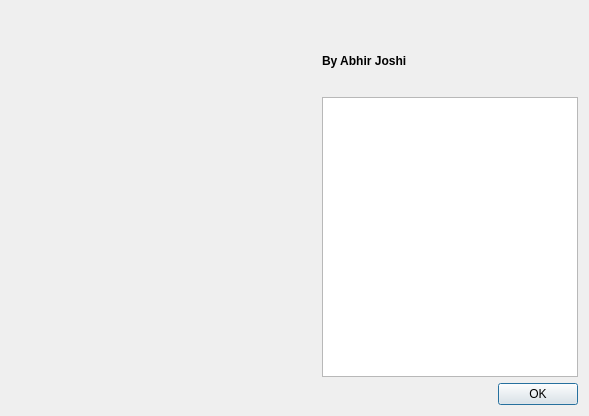
<?xml version="1.0" encoding="UTF-8"?>
<ui version="4.0">
 <class>AboutDialog</class>
 <widget class="QDialog" name="AboutDialog">
  <property name="geometry">
   <rect>
    <x>0</x>
    <y>0</y>
    <width>589</width>
    <height>416</height>
   </rect>
  </property>
  <property name="windowTitle">
   <string>Dialog</string>
  </property>
  <property name="sizeGripEnabled">
   <bool>false</bool>
  </property>
  <property name="modal">
   <bool>true</bool>
  </property>
  <layout class="QGridLayout" name="gridLayout">
   <item row="2" column="2" rowspan="2" alignment="Qt::AlignTop">
    <widget class="QTextEdit" name="mainTextEdit">
     <property name="sizePolicy">
      <sizepolicy hsizetype="Preferred" vsizetype="Preferred">
       <horstretch>0</horstretch>
       <verstretch>0</verstretch>
      </sizepolicy>
     </property>
     <property name="minimumSize">
      <size>
       <width>0</width>
       <height>280</height>
      </size>
     </property>
     <property name="maximumSize">
      <size>
       <width>16777215</width>
       <height>16777215</height>
      </size>
     </property>
     <property name="font">
      <font>
       <pointsize>9</pointsize>
      </font>
     </property>
     <property name="readOnly">
      <bool>true</bool>
     </property>
    </widget>
   </item>
   <item row="4" column="1" colspan="2">
    <widget class="QDialogButtonBox" name="buttonBox">
     <property name="orientation">
      <enum>Qt::Horizontal</enum>
     </property>
     <property name="standardButtons">
      <set>QDialogButtonBox::Ok</set>
     </property>
    </widget>
   </item>
   <item row="0" column="2" alignment="Qt::AlignTop">
    <widget class="QLabel" name="nameAndVersion_label">
     <property name="text">
      <string/>
     </property>
    </widget>
   </item>
   <item row="0" column="0" rowspan="4" colspan="2">
    <widget class="QWidget" name="aboutIconWidget" native="true">
     <property name="sizePolicy">
      <sizepolicy hsizetype="Preferred" vsizetype="Preferred">
       <horstretch>0</horstretch>
       <verstretch>0</verstretch>
      </sizepolicy>
     </property>
     <property name="maximumSize">
      <size>
       <width>250</width>
       <height>250</height>
      </size>
     </property>
    </widget>
   </item>
   <item row="1" column="2" alignment="Qt::AlignTop">
    <widget class="QLabel" name="author_label">
     <property name="font">
      <font>
       <pointsize>9</pointsize>
       <weight>75</weight>
       <bold>true</bold>
      </font>
     </property>
     <property name="text">
      <string>By Abhir Joshi &lt;abhir.joshi@gmail.com&gt;</string>
     </property>
    </widget>
   </item>
  </layout>
 </widget>
 <resources/>
 <connections>
  <connection>
   <sender>buttonBox</sender>
   <signal>rejected()</signal>
   <receiver>AboutDialog</receiver>
   <slot>reject()</slot>
   <hints>
    <hint type="sourcelabel">
     <x>316</x>
     <y>260</y>
    </hint>
    <hint type="destinationlabel">
     <x>286</x>
     <y>274</y>
    </hint>
   </hints>
  </connection>
  <connection>
   <sender>buttonBox</sender>
   <signal>accepted()</signal>
   <receiver>AboutDialog</receiver>
   <slot>accept()</slot>
   <hints>
    <hint type="sourcelabel">
     <x>248</x>
     <y>254</y>
    </hint>
    <hint type="destinationlabel">
     <x>157</x>
     <y>274</y>
    </hint>
   </hints>
  </connection>
 </connections>
</ui>
